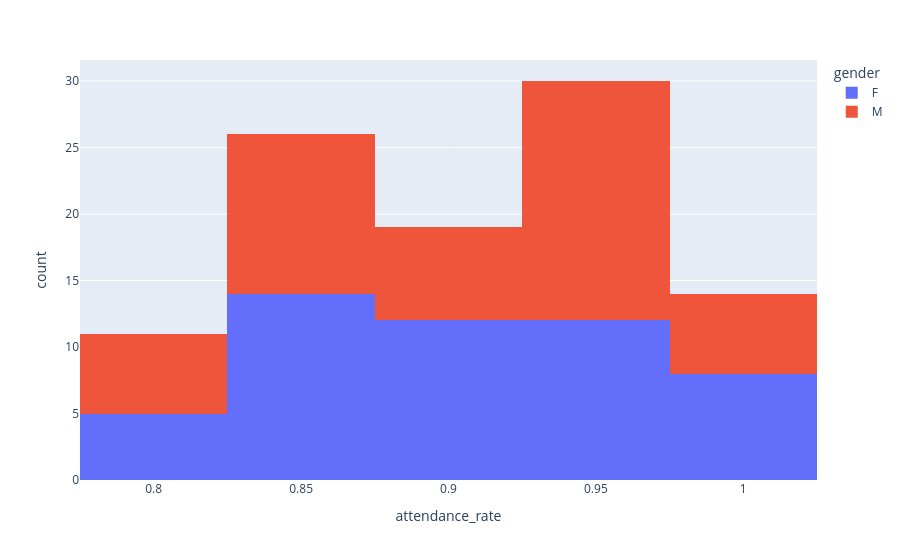

The notebook cell this image was saved under:
### Markdown cell above
## 16.10-3 Histogram using plotly

### Code cell
fig = px.histogram(student_marks, x='attendance_rate',color='gender',nbins=5)

fig.show()

### Figure 1 — Plotly figure (JSON) as saved in the notebook; plotly's stock layout.template omitted (floating-point values rounded to 4 significant figures)
{"data": [{"bingroup": "x", "hovertemplate": "gender=F<br>attendance_rate=%{x}<br>count=%{y}<extra></extra>", "legendgroup": "F", "marker": {"color": "#636efa", "pattern": {"shape": ""}}, "name": "F", "nbinsx": 5, "orientation": "v", "showlegend": true, "type": "histogram", "x": [0.89, 0.83, 0.92, 0.94, 0.97, 0.97, 0.8, 0.92, 0.94, 0.99, 0.87, 0.99, 0.95, 0.98, 0.89, 0.85, 0.88, 0.82, 0.85, 0.92, 0.83, 0.87, 1.0, 0.88, 0.87, 0.99, 0.98, 0.97, 0.93, 0.91, 0.83, 0.92, 0.94, 0.91, 0.84, 0.99, 0.91, 0.96, 0.92, 0.86, 0.85, 0.95, 0.86, 0.96, 0.83, 0.86, 0.81, 0.82, 0.82, 0.94, 0.98], "xaxis": "x", "yaxis": "y"}, {"bingroup": "x", "hovertemplate": "gender=M<br>attendance_rate=%{x}<br>count=%{y}<extra></extra>", "legendgroup": "M", "marker": {"color": "#EF553B", "pattern": {"shape": ""}}, "name": "M", "nbinsx": 5, "orientation": "v", "showlegend": true, "type": "histogram", "x": [0.98, 0.8, 0.95, 0.84, 0.93, 0.84, 0.96, 0.95, 0.92, 0.81, 0.9, 1.0, 0.97, 0.86, 0.99, 0.95, 1.0, 0.96, 0.96, 0.97, 0.83, 0.83, 0.88, 0.84, 0.98, 0.91, 0.99, 0.87, 0.97, 0.97, 0.87, 0.8, 0.88, 0.97, 0.92, 0.85, 0.95, 0.81, 0.82, 0.93, 0.94, 0.94, 0.82, 0.83, 0.84, 0.91, 0.83, 0.97, 0.95], "xaxis": "x", "yaxis": "y"}], "layout": {"barmode": "relative", "legend": {"title": {"text": "gender"}, "tracegroupgap": 0}, "margin": {"t": 60}, "xaxis": {"anchor": "y", "domain": [0, 1], "title": {"text": "attendance_rate"}}, "yaxis": {"anchor": "x", "domain": [0, 1], "title": {"text": "count"}}}}
